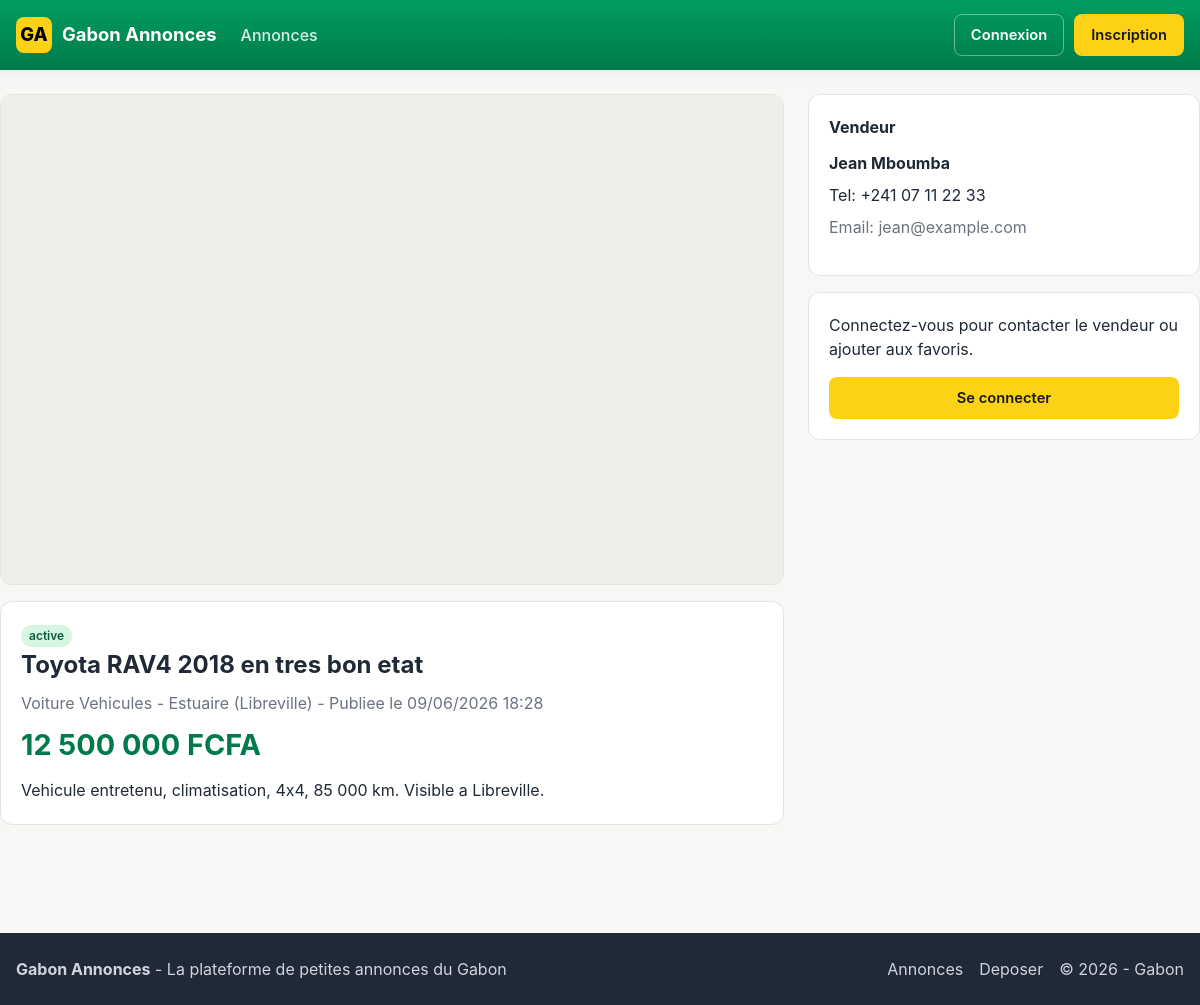
The page /public/annonces/show/1 on the database its author committed.
### tables this page shows
CREATE TABLE `annonces` (
  `id` INT AUTO_INCREMENT PRIMARY KEY,
  `titre` VARCHAR(200) NOT NULL,
  `description` TEXT NOT NULL,
  `prix` DECIMAL(12,0) NOT NULL DEFAULT 0,
  `categorie_id` INT NOT NULL,
  `auteur_id` INT NOT NULL,
  `localisation` VARCHAR(100) NOT NULL,
  `date_creation` DATETIME NOT NULL DEFAULT CURRENT_TIMESTAMP,
  `statut` ENUM('en_attente','active','rejetee','vendue') NOT NULL DEFAULT 'en_attente',
  CONSTRAINT `fk_annonce_categorie` FOREIGN KEY (`categorie_id`) REFERENCES `categories`(`id`) ON DELETE RESTRICT,
  CONSTRAINT `fk_annonce_auteur`    FOREIGN KEY (`auteur_id`)   REFERENCES `users`(`id`)      ON DELETE CASCADE,
  INDEX (`categorie_id`), INDEX (`auteur_id`), INDEX (`statut`), INDEX (`localisation`)
);

CREATE TABLE `categories` (
  `id` INT AUTO_INCREMENT PRIMARY KEY,
  `nom` VARCHAR(80) NOT NULL,
  `icone` VARCHAR(50) DEFAULT NULL
);

CREATE TABLE `users` (
  `id` INT AUTO_INCREMENT PRIMARY KEY,
  `nom` VARCHAR(100) NOT NULL,
  `email` VARCHAR(150) NOT NULL UNIQUE,
  `password` VARCHAR(255) NOT NULL,
  `telephone` VARCHAR(30) DEFAULT NULL,
  `role` ENUM('annonceur','acheteur','moderateur') NOT NULL DEFAULT 'annonceur',
  `date_inscription` DATETIME NOT NULL DEFAULT CURRENT_TIMESTAMP
);

### app/core/Controller.php (called while the page is built, shortened)
<?php
class Controller {
    protected function model($name) {
        $file = __DIR__ . '/../models/' . $name . '.php';
        if (file_exists($file)) {
            return new $name();
        }
        die("Modele introuvable : $name");
    }
    protected function view($path, $data = []) {
        extract($data);
        $file = __DIR__ . '/../views/' . $path . '.php';
        require_once __DIR__ . '/../views/layouts/helpers.php';
        require_once __DIR__ . '/../views/layouts/header.php';
        require_once $file;
        require_once __DIR__ . '/../views/layouts/footer.php';
    }
}

### app/controllers/AnnoncesController.php (called while the page is built, shortened)
<?php
class AnnoncesController extends Controller {
    public function show($id = null) {
        $am = $this->model('Annonce');
        $annonce = $am->find((int)$id);
        $photos = $am->photos($annonce['id']);
        $isFavori = $this->isLoggedIn() ? $this->model('Favoris')->isFavori($this->currentUser()['id'], $annonce['id']) : false;
        $this->view('annonces/show', ['titre_page'=>$annonce['titre'],'annonce'=>$annonce,'photos'=>$photos,'isFavori'=>$isFavori]);
    }
}

### app/core/App.php (called while the page is built, shortened)
<?php
class App {
    protected $action = 'index';
    public function __construct() {
        $url = $this->parseUrl();
        if (!empty($url[0])) {
            $controllerName = ucfirst(strtolower($url[0])) . 'Controller';
            $controllerFile = __DIR__ . '/../controllers/' . $controllerName . '.php';
            if (file_exists($controllerFile)) {
                unset($url[0]);
            } else { $this->show404(); return; }
        }
        $this->controller = new $this->controller;
        if (isset($url[1])) {
            if (method_exists($this->controller, $url[1])) {
                $this->action = $url[1];
                unset($url[1]);
            } else { $this->show404(); return; }
        }
        $this->params = $url ? array_values($url) : [];
        call_user_func_array([$this->controller, $this->action], $this->params);
    }
    private function parseUrl() {
        if (isset($_GET['url'])) {
            $url = rtrim($_GET['url'], '/');
            $url = filter_var($url, FILTER_SANITIZE_URL);
            return explode('/', $url);
        }
        return [];
    }
}

### public/index.php (called while the page is built, shortened)
<?php
require_once __DIR__ . '/../app/core/App.php';
require_once __DIR__ . '/../app/core/Controller.php';
require_once __DIR__ . '/../app/core/Model.php';
new App();

### app/core/Database.php (called while the page is built, shortened)
<?php
class Database {
    private static $instance = null;
    private $pdo;
    private function __construct() {
        $dsn = 'mysql:host=' . DB_HOST . ';port=' . DB_PORT . ';dbname=' . DB_NAME . ';charset=' . DB_CHARSET;
        $options = [
            PDO::ATTR_ERRMODE => PDO::ERRMODE_EXCEPTION,
            PDO::ATTR_DEFAULT_FETCH_MODE => PDO::FETCH_ASSOC,
            PDO::ATTR_EMULATE_PREPARES => false,
        ];
        try { $this->pdo = new PDO($dsn, DB_USER, DB_PASS, $options); }
        catch (PDOException $e) { die('Erreur connexion BDD : ' . $e->getMessage()); }
    }
    public static function getInstance() {
        if (self::$instance === null) self::$instance = new self();
        return self::$instance;
    }
    public function getConnection() { return $this->pdo; }
}

### app/core/Model.php (called while the page is built, shortened)
<?php
require_once __DIR__ . '/Database.php';
class Model {
    protected $db;
    public function __construct() { $this->db = Database::getInstance()->getConnection(); }
    protected function query($sql, $params = []) {
        $stmt = $this->db->prepare($sql);
        $stmt->execute($params);
        return $stmt;
    }
    protected function fetchOne($sql, $params = []) { return $this->query($sql, $params)->fetch(); }
    protected function fetchAll($sql, $params = []) { return $this->query($sql, $params)->fetchAll(); }
}

### app/models/Annonce.php (called while the page is built, shortened)
<?php
class Annonce extends Model {
    public function find($id) {
        return $this->fetchOne(
            "SELECT a.*, c.nom AS categorie_nom, c.icone AS categorie_icone,
                    u.nom AS auteur_nom, u.email AS auteur_email, u.telephone AS auteur_telephone
             FROM annonces a JOIN categories c ON c.id = a.categorie_id JOIN users u ON u.id = a.auteur_id
             WHERE a.id = ?", [$id]);
    }
    public function photos($id) { return $this->fetchAll('SELECT * FROM annonce_photos WHERE annonce_id = ? ORDER BY id ASC', [$id]); }
}

### app/views/layouts/helpers.php (called while the page is built, shortened)
<?php
function e($value) {
    return htmlspecialchars((string)$value, ENT_QUOTES, 'UTF-8');
}
function format_prix($prix) {
    return number_format((float)$prix, 0, ',', ' ') . ' FCFA';
}
function format_date_fr($date) {
    return date('d/m/Y H:i', strtotime($date));
}
function icone_categorie($icone) {
    $icones = [
        'car' => 'Voiture',
        'home' => 'Maison',
        'phone' => 'Telephone',
        'shirt' => 'Mode',
        'sofa' => 'Maison',
        'briefcase' => 'Emploi',
        'tools' => 'Services',
        'bike' => 'Loisirs',
        'paw' => 'Animaux',
        'box' => 'Autres',
    ];
    return $icones[$icone] ?? 'Annonce';
}

### app/views/annonces/show.php (the view, shortened to what this page needs)
<?php $u = $_SESSION['user'] ?? null; ?>
<div class="annonce-detail">
    <div>
        <div class="annonce-gallery">
            <?php $first = $photos[0]['url'] ?? ''; ?>
            <div id="main-photo" class="main-photo"
                 style="<?= $first ? "background-image:url('" . e($first) . "')" : '' ?>"></div>
        </div>
        <div class="annonce-info mt-2">
            <span class="statut statut-<?= e($annonce['statut']) ?>"><?= e(str_replace('_', ' ', $annonce['statut'])) ?></span>
            <h1><?= e($annonce['titre']) ?></h1>
            <div class="text-muted">
                <?= icone_categorie($annonce['categorie_icone']) ?> <?= e($annonce['categorie_nom']) ?>
                - <?= e($annonce['localisation']) ?>
                - Publiee le <?= format_date_fr($annonce['date_creation']) ?>
            </div>
            <div class="prix"><?= format_prix($annonce['prix']) ?></div>
            <div class="description"><?= nl2br(e($annonce['description'])) ?></div>
        </div>
    </div>
    <aside>
        <div class="sidebar-card">
            <h3>Vendeur</h3>
            <p class="mt-0 mb-1"><strong><?= e($annonce['auteur_nom']) ?></strong></p>
            <?php if (!empty($annonce['auteur_telephone'])): ?>
                <p class="mt-0 mb-1">Tel: <?= e($annonce['auteur_telephone']) ?></p>
            <?php endif; ?>
            <p class="mt-0 text-muted">Email: <?= e($annonce['auteur_email']) ?></p>
        </div>
        <?php if (!$u): ?>
            <div class="sidebar-card">
                <p class="mt-0">Connectez-vous pour contacter le vendeur ou ajouter aux favoris.</p>
                <a href="<?= BASE_URL ?>/auth/login" class="btn btn-primary btn-block">Se connecter</a>
            </div>
        <?php endif; ?>
    </aside>
</div>

### public/assets/css/style.css (style rules this page uses)
:root { --green: #009e60; --green-dark: #007a4a; --yellow: #fcd116; --blue: #3a75c4; --blue-dark: #285a9e; --bg: #f7f7f5; --surface: #ffffff; --border: #e3e3df; --text: #1f2937; --text-soft: #6b7280; --danger: #c0392b; --warning: #b7791f; --shadow: 0 1px 2px rgba(0,0,0,.05), 0 4px 12px rgba(0,0,0,.04); }
* { box-sizing: border-box; }
html, body { margin: 0; padding: 0; }
body { font-family: -apple-system, BlinkMacSystemFont, "Segoe UI", Roboto, Helvetica, Arial, sans-serif; background: var(--bg); color: var(--text); line-height: 1.5; }
a { color: var(--blue-dark); text-decoration: none; }
.btn { display: inline-block; padding: 9px 16px; border-radius: 8px; border: 1px solid transparent; cursor: pointer; font-weight: 600; font-size: .92rem; transition: filter .15s, background .15s; }
.btn-primary { background: var(--yellow); color: #1a1a1a; }
.btn-block { display: block; width: 100%; text-align: center; }
.statut { display: inline-block; padding: 2px 8px; border-radius: 999px; font-size: .75rem; font-weight: 600; }
.statut-active { background: #d6f5e3; color: #0a5d3a; }
.annonce-detail { display: grid; grid-template-columns: 2fr 1fr; gap: 24px; }
.annonce-gallery { background: #fff; border: 1px solid var(--border); border-radius: 12px; overflow: hidden; }
.annonce-gallery .main-photo { aspect-ratio: 16/10; background-size: cover; background-position: center; background-color: #f0eee9; }
.annonce-info { background: #fff; border: 1px solid var(--border); border-radius: 12px; padding: 20px; }
.annonce-info h1 { font-size: 1.5rem; margin: 0 0 8px; }
.annonce-info .prix { font-size: 1.8rem; color: var(--green-dark); font-weight: 700; margin: 8px 0; }
.annonce-info .description { white-space: pre-wrap; line-height: 1.6; margin-top: 12px; }
.sidebar-card { background: #fff; border: 1px solid var(--border); border-radius: 12px; padding: 20px; margin-bottom: 16px; }
.sidebar-card h3 { margin: 0 0 12px; font-size: 1rem; }
.text-muted { color: var(--text-soft); }
.mt-0 { margin-top: 0; }
.mt-2 { margin-top: 16px; }
.mb-1 { margin-bottom: 8px; }

### rows shown on the page
annonces: statut "active", titre "Toyota RAV4 2018 en tres bon etat", categorie.icone "Voiture", categorie.nom "Vehicules", localisation "Estuaire (Libreville)", date_creation "09/06/2026 18:28", prix "12 500 000 FCFA", description "Vehicule entretenu, climatisation, 4x4, 85 000 km. Visible a Libreville.", auteur.nom "Jean Mboumba", auteur.telephone "+241 07 11 22 33", auteur.email "jean@example.com"

### other values the page prints
APP_NAME "Gabon Annonces"
APP_DESC "La plateforme de petites annonces du Gabon"
